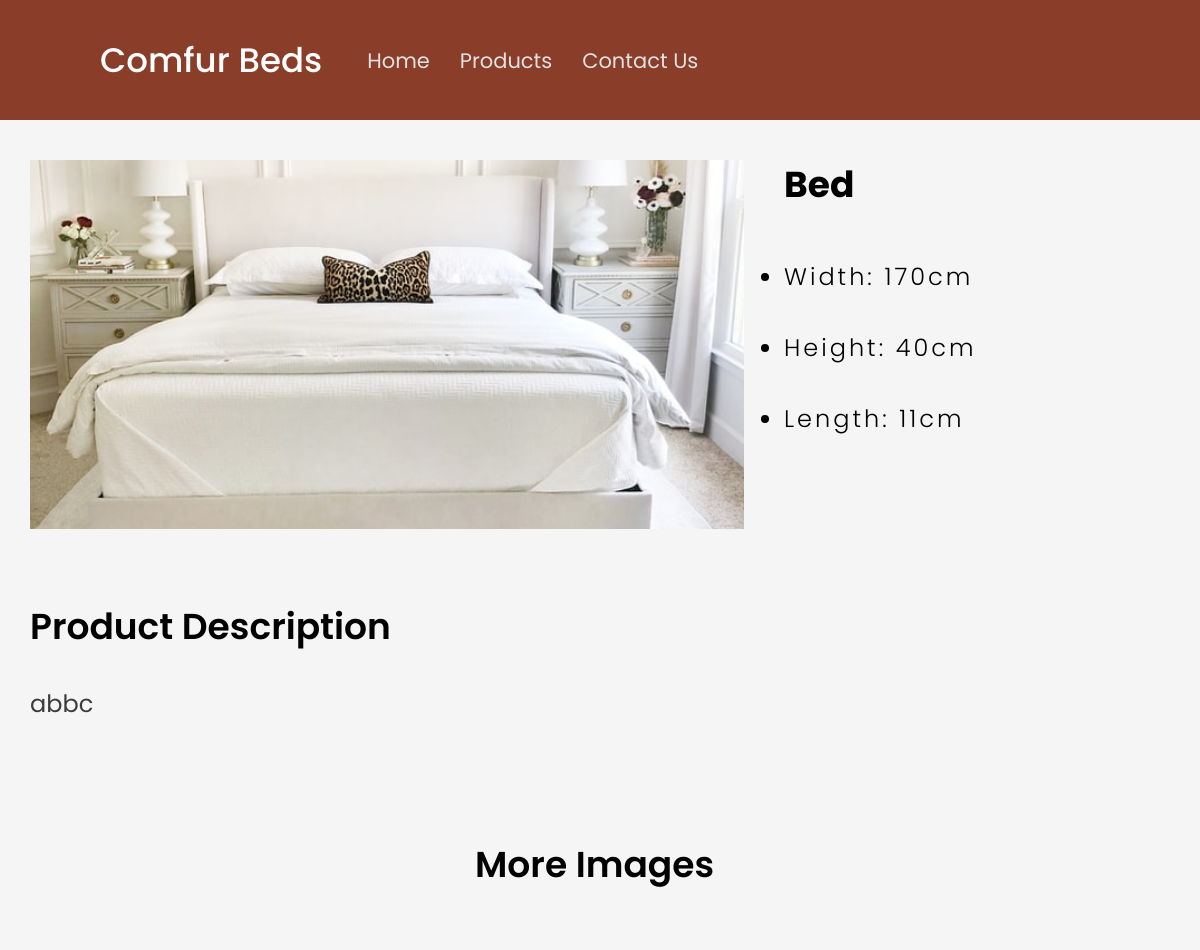
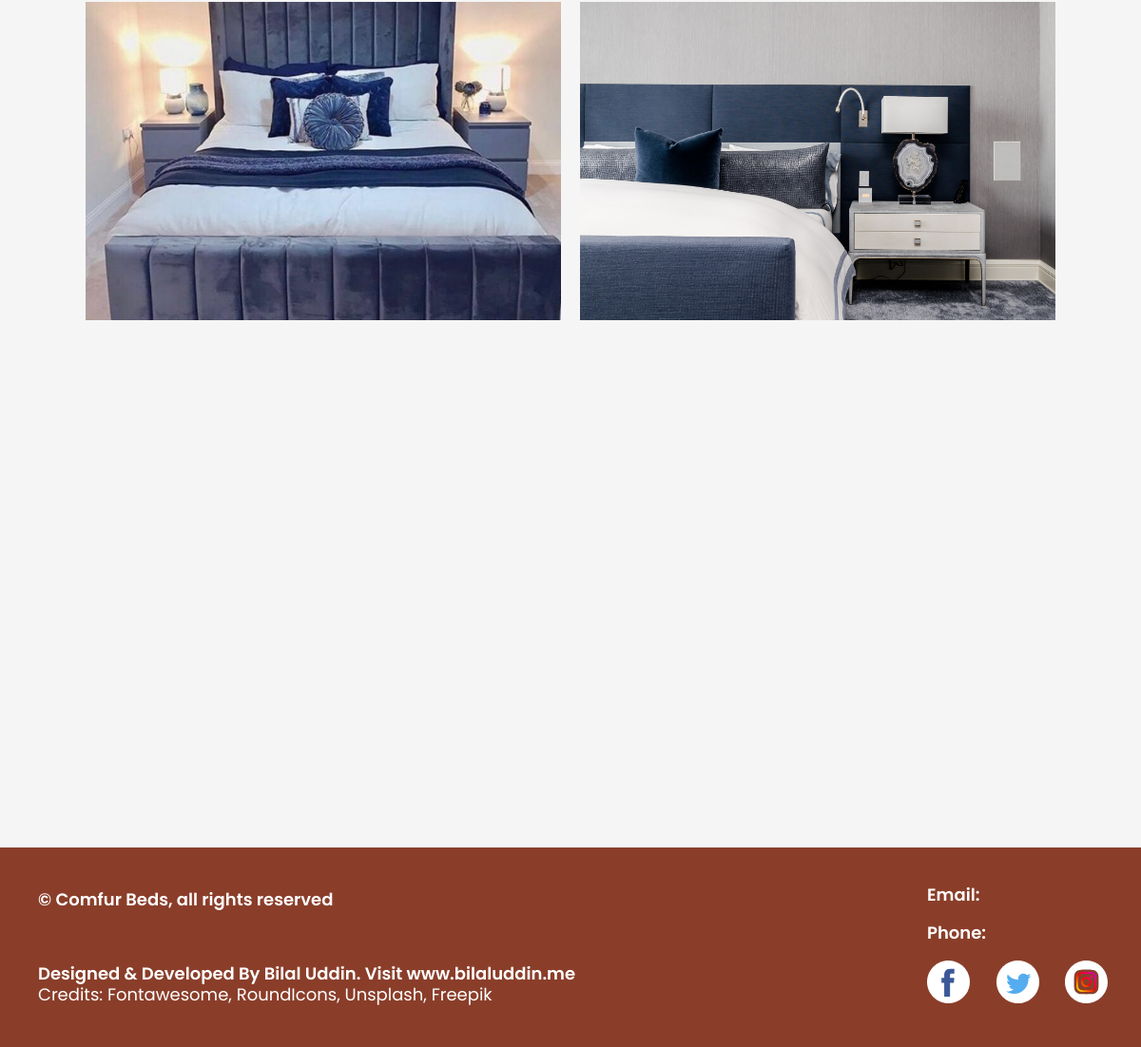
The app's page /products/item/bed with its own data (2 pictures, top to bottom).
### product/models.py (models this page shows, shortened)
class Product(models.Model):
    thumbnail = models.ImageField(upload_to="product_thumbnails")
    cover = models.ImageField(upload_to="product_covers")
    sub_cover1 = models.ImageField(
        upload_to="cub_covers", blank=True, null=True)
    sub_cover2 = models.ImageField(
        upload_to="cub_covers", blank=True, null=True)
    sub_cover3 = models.ImageField(
        upload_to="cub_covers", blank=True, null=True)
    sub_cover4 = models.ImageField(
        upload_to="cub_covers", blank=True, null=True)
    name = models.CharField(max_length=40)
    category = models.CharField(max_length=40, choices=CATEGORY_CHOICES)
    quality_one = models.CharField(
        max_length=100, default="", blank=True)
    quality_two = models.CharField(
        max_length=100, default="", blank=True)
    decription = models.TextField()
    price = models.DecimalField(decimal_places=2, max_digits=10000)
    width = models.IntegerField()
    height = models.IntegerField()
    length = models.IntegerField(blank=True, null=True)
    slug = models.SlugField(
        default="please-input-in-this-format", max_length=100)

### product/views.py (the view)
# urls.py: path("item/<str:slug>", views.ProductAllDetailView.as_view(),
class ProductAllDetailView(DetailView):
    template_name = "product/product_detail.html"
    queryset = Product.objects.all()

### templates/product/product_detail.html (shortened to what this page needs)
{% extends 'base.html' %}
{% load static %}
  {% block head %}
  <link rel="stylesheet" href="{% static 'product/product_detail.css' %}">
  {% endblock %}
  {% block content %}
    <div class="container">
      <div class="s1">
        <img src="{{ object.cover.url }}" alt="Product" class="product-img">
        <div class="product-info">
          <h3 class="product-name">{{ object.name }}</h3>
          <div class="rate-cont rate-cont1">
            <ul class="dimensions">
              <li class="d-value width">Width: {{ object.width }}cm</li>
              <li class="d-value height">Height: {{ object.height }}cm</li>
              {% if object.length %}
                <li class="d-value length">Length: {{ object.length }}cm</li>
              {% else %}
                <li class="d-value length">Length: N/A</li>
              {% endif %}
            </ul>
          </div>
        </div>
      </div>
      <div class="s2">
        <h2 class="desc-title">Product Description</h2>
        <p class="desc-text">{{ object.decription }}</p>
      </div>
      <div class="s3">
        <h2 class="img-title">More Images</h2>
        <div class="s3-img-cont">
          {% if object.sub_cover1 %}
            <img src="{{ object.sub_cover1.url }}" alt="Sub cover" class="s3-img">
          {% endif %}
          {% if object.sub_cover2 %}
            <img src="{{ object.sub_cover2.url }}" alt="Sub cover" class="s3-img">
          {% endif %}
        </div>
      </div>
    </div>
  {% endblock %}

### home/static/base.css (style rules this page uses)
* { margin: 0; padding: 0; box-sizing: border-box; }
body { width: 100%; font-family: "Poppins", sans-serif; overflow-x: hidden; background: #f5f5f5; }

### home/static/home/style.css (style rules this page uses)
.s1 { height: 100vh; }
.s2 { height: 50vh; }

### product/static/product/product_detail.css (style rules this page uses)
.s1 { height: fit-content; }
.product-img { width: 730px; height: 369px; object-fit: cover; }
.product-name { width: 386px; font-size: 36px; line-height: 49px; color: #000000; }
.rate-cont { margin-top: 50px; }
.s1 { width: 95%; margin: 0 auto; margin-top: 40px; display: flex; }
.product-info { margin-left: 40px; }
.s2 { width: 95%; height: fit-content; margin: 0 auto; margin-top: 70px; }
.desc-title { font-weight: 600; font-size: 36px; color: #000000; }
.desc-text { width: 1094px; font-size: 24px; line-height: 29px; color: #3c3c3c; margin-top: 35px; }
.d-value { font-weight: 300; font-size: 24px; line-height: 36px; letter-spacing: 0.125em; color: #000000; margin-top: 35px; }
.img-title { width: 250px; margin: 0 auto; font-weight: 600; font-size: 36px; line-height: 54px; color: #000000; }
.s3 { margin-top: 120px; }
.s3-img-cont { width: 85%; height: fit-content; margin: 0 auto; margin-top: 60px; display: grid; grid-template-columns: 1fr 1fr; grid-template-rows: 1fr 1fr; grid-gap: 20px; justify-items: center; align-items: center; }
.s3-img { width: 500px; height: 335px; object-fit: cover; }

### records on screen
Product: cover (picture), name "Bed", width "170", height "40", length "11", decription "abbc", sub_cover1 (picture), sub_cover2 (picture)
